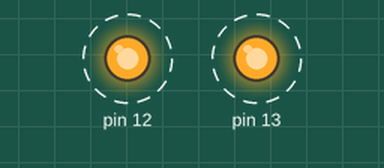
Simulated run of this sketch. Board: Arduino Uno, built with avr-gcc and run on an emulated ATmega328P. Parts: output pins drawn as LEDs (lit = HIGH). Dashed ring = blinking.

Above: at 0.12 s.
Timing chart, 0 to 3.0 s (numbered marks = the images above):
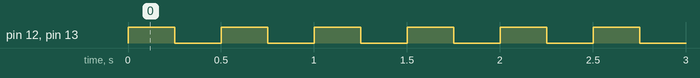

Measured:
- by itself, pin 12, pin 13: alternates HIGH for 0.25 s and LOW for 0.25 s

The sketch:

Blink.ino
```cpp
const uint8_t LED_LOW {12U};
const uint8_t LED_HIGH {13U};

void setup()
{
  pinMode(LED_LOW, OUTPUT);
  pinMode(LED_HIGH, OUTPUT);
}

void loop()
{
  digitalWrite(LED_LOW, HIGH);
  digitalWrite(LED_HIGH, HIGH);

  delay(250UL); // Wait for 1000 millisecond(s)
  digitalWrite(LED_LOW, LOW);
  digitalWrite(LED_HIGH, LOW);
  delay(250UL); // Wait for 1000 millisecond(s)
}
```
